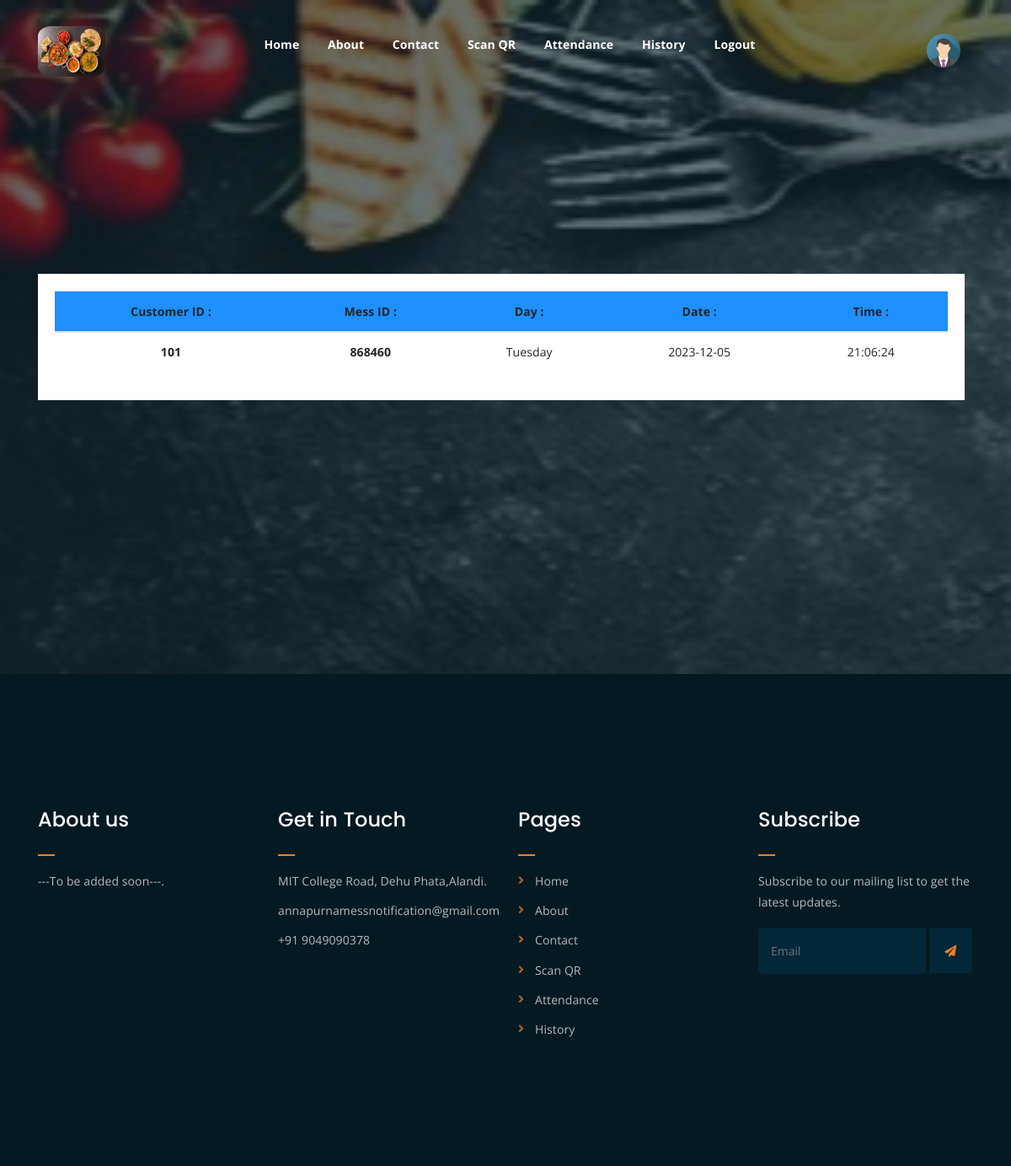
The app's page /user/uattendane.php (signed in) with its own data.
### tables this page shows
CREATE TABLE `signupmess` (
  `id` int(11) NOT NULL,
  `messid` int(10) NOT NULL,
  `mess` varchar(50) NOT NULL,
  `mobile` varchar(11) NOT NULL,
  `email` varchar(50) NOT NULL,
  `email_password` varchar(255) NOT NULL,
  `password` varchar(100) NOT NULL,
  `address` varchar(50) NOT NULL,
  `city` varchar(50) NOT NULL,
  `state` varchar(50) NOT NULL,
  `pincode` int(11) NOT NULL,
  `date` date NOT NULL,
  `time` time NOT NULL,
  `description` varchar(255) NOT NULL,
  `image` varchar(50) NOT NULL,
  `logo` varchar(250) NOT NULL,
  `bg` varchar(250) NOT NULL,
  `monthly` int(11) NOT NULL,
  `coupon` int(11) NOT NULL,
  `monthly_onetime` int(11) NOT NULL,
  `coupon_onetime` int(11) NOT NULL,
  `Non_veg` varchar(10) NOT NULL,
  `about` varchar(2000) NOT NULL,
  `token` varchar(50) NOT NULL,
  `otp` int(11) NOT NULL,
  `status` varchar(50) NOT NULL,
  `hstatus` varchar(50) NOT NULL
);

CREATE TABLE `user` (
  `id` int(11) NOT NULL,
  `messid` int(11) NOT NULL,
  `userid` int(10) NOT NULL,
  `name` varchar(250) NOT NULL,
  `mobile` varchar(12) NOT NULL,
  `email` varchar(250) NOT NULL,
  `password` varchar(250) NOT NULL,
  `image` varchar(100) NOT NULL,
  `messtype` varchar(100) NOT NULL,
  `time` varchar(100) NOT NULL,
  `foodtype` varchar(200) NOT NULL,
  `address` varchar(250) NOT NULL,
  `joining_date` varchar(100) NOT NULL,
  `start_date` varchar(100) NOT NULL,
  `end_date` varchar(100) NOT NULL,
  `point` int(11) NOT NULL,
  `payment` int(11) NOT NULL,
  `paid` int(11) NOT NULL,
  `payment_status` varchar(100) NOT NULL,
  `token` varchar(250) NOT NULL,
  `mstatus` varchar(100) NOT NULL,
  `status` varchar(100) NOT NULL
);

CREATE TABLE `attendance` (
  `id` int(11) NOT NULL,
  `userid` varchar(50) NOT NULL,
  `name` varchar(200) NOT NULL,
  `messid` int(11) NOT NULL,
  `date` date NOT NULL,
  `day` varchar(50) NOT NULL,
  `time` time NOT NULL,
  `Accept_status` int(11) NOT NULL
);

### user/usession.php (called while the page is built, shortened)
  <?php
include'database/dbcon.php';
$userid=$_SESSION['userid'];
$messid=$_SESSION['messid'];
$emailquery =" select * from user where userid ='$userid' ";
$query = mysqli_query($con, $emailquery);
$emailcount = mysqli_num_rows($query);
if($emailcount)
{
$userdata = mysqli_fetch_assoc($query);
$image = $userdata['image'];
}
$emailquery =" select * from signupmess where messid ='$messid' ";
$query = mysqli_query($con, $emailquery);
$emailcount = mysqli_num_rows($query);
if($emailcount)
{
$userdata = mysqli_fetch_assoc($query);
$messimage = $userdata['image'];
$messemail = $userdata['email'];
$messaddress = $userdata['address'];
$messabout = $userdata['about'];
$messmobile = $userdata['mobile'];
}
?>

### user/uattendane.php (the view, shortened to what this page needs)
<?php include'uheader.php'?>
<div class="hero-area hero-bg">
		<div class="container">
			<div class="row">
				<div class="col-lg-12 offset-lg-0 text-center">
					<div class="hero-text">
						<div class="hero-text-tablecell">
                        <div class="container1">
                        <table class="table">
                                <thead style="background-color:DodgerBlue;position: sticky;top: 0;">
                                    <tr>
                                        <th scope="col">Customer ID :</th>
                                        <th scope="col">Mess ID :</th>
                                        <th scope="col">Day :</th>
                                        <th scope="col">Date :</th>
                                        <th scope="col">Time :</th>
                                    </tr>
                                </thead>
                                <tbody>
                                    <?php
                                    include'database/dbcon.php';
                                    $stdate =date('Y-m-d');
                                    $messid=$_SESSION['messid'];
                                    $userid=$_SESSION['userid'];
                                    $ltdate = date("Y-m-d" ,strtotime($stdate . " - 30 days"));
                                    $query = "SELECT * FROM attendance where messid ='$messid' and userid='$userid' and date between '$ltdate' and '$stdate' order by date DESC";
                                    $result = mysqli_query($con,$query);
                                    while($row = mysqli_fetch_array($result)){
                                      ?>
                                    <tr>
                                        <th scope="row"><?php echo $row['userid'];?></th>
                                        <th scope="row"><?php echo $row['messid'];?></th>
                                        <td><?php echo $row['day'];?></td>
                                        <td><?php echo $row['date'];?></td>
                                        <td><?php echo $row['time'];?></td>
                                    </tr>
                                    <?php
                                    }
                                    ?>
                                </tbody>
                            </table>
                            </div>
                        </div>
					</div>
				</div>
			</div>
		</div>
	</div>
<?php include 'ufooter.php'?>

### user/uheader.php (shortened to what this page needs)
<?php include'usession.php'?>
<!DOCTYPE html>
<html lang="en">
<head>
	<link rel="stylesheet" href="assets/css/all.min.css">
	<link rel="stylesheet" href="assets/bootstrap/css/bootstrap.min.css">
	<link rel="stylesheet" href="assets/css/owl.carousel.css">
	<link rel="stylesheet" href="assets/css/magnific-popup.css">
	<link rel="stylesheet" href="assets/css/animate.css">
	<link rel="stylesheet" href="assets/css/meanmenu.min.css">
	<link rel="stylesheet" href="assets/css/main.css">
	<link rel="stylesheet" href="assets/css/responsive.css">
</head>
<body>
	<div class="top-header-area" id="sticker">
		<div class="container">
			<div class="row">
				<div class="col-lg-12 col-sm-12 text-center">
					<div class="main-menu-wrap">
						<div class="site-logo">
							<a href="uindex.php">
								<img src="<?php echo $messimage?>" alt="" style="width:80px;height:60px; border-radius: 20%;">
							</a>
						</div>
						<nav class="main-menu">
							<ul>
								<li><a href="uindex.php" class="current-list-item">Home</a></li>
								<li><a href="uabout.php">About</a></li>
								<li><a href="ucontact.php">Contact</a></li>
								<li><a href="uscan.php">Scan QR</a></li>
								<li><a href="uattendane.php">Attendance</a></li>
								<li><a href="uhistory.php">History</a></li>
                                <li><a href="ulogout.php">Logout</a></li>
								<li>
									<div class="header-icons">
                                        <a href='uprofilepop.php?userid=<?php echo $userid?>'><img src="<?php echo $image;?>" alt="" style="width:40px;height:40px; border-radius: 50%;"></a>
									</div>
								</li>
							</ul>
						</nav>
					</div>
				</div>
			</div>
		</div>
	</div>

### user/ufooter.php (shortened to what this page needs)
<div class="footer-area">
		<div class="container">
			<div class="row">
				<div class="col-lg-3 col-md-6">
					<div class="footer-box about-widget">
						<h2 class="widget-title">About us</h2>
						<p><?php echo $messabout?>.</p>
					</div>
				</div>
				<div class="col-lg-3 col-md-6">
					<div class="footer-box get-in-touch">
						<h2 class="widget-title">Get in Touch</h2>
						<ul>
							<li><?php echo $messaddress?>.</li>
							<li><?php echo $messemail?></li>
							<li>+91 <?php echo $messmobile?></li>
						</ul>
					</div>
				</div>
				<div class="col-lg-3 col-md-6">
					<div class="footer-box pages">
						<h2 class="widget-title">Pages</h2>
						<ul>
						<li><a href="uindex.php" class="current-list-item">Home</a></li>
								<li><a href="uabout.php">About</a></li>
								<li><a href="ucontact.php">Contact</a></li>
								<li><a href="uscan.php">Scan QR</a></li>
								<li><a href="uattendane.php">Attendance</a></li>
								<li><a href="uhistory.php">History</a></li>
						</ul>
					</div>
				</div>
				<div class="col-lg-3 col-md-6">
					<div class="footer-box subscribe">
						<h2 class="widget-title">Subscribe</h2>
						<p>Subscribe to our mailing list to get the latest updates.</p>
						<form action="index.html">
							<input type="email" placeholder="Email">
							<button type="submit"><i class="fas fa-paper-plane"></i></button>
						</form>
					</div>
				</div>
			</div>
		</div>
	</div>

### user/assets/css/main.css (style rules this page uses)
html { font-size: 14px; font-weight: 400; line-height: 28px; height: 100%; }
body { font-family: "Open Sans", sans-serif; font-weight: 400; font-size: 1rem; letter-spacing: 0.1px; line-height: 1.8; color: #051922; overflow-x: hidden; }
body img { max-width: 100%; }
a { cursor: pointer; text-decoration: none; -webkit-transition: all 0.2s ease-in-out; -o-transition: all 0.2s ease-in-out; transition: all 0.2s ease-in-out; }
h1, .h1, h2, .h2, h3, .h3, h4, .h4, h5, .h5, h6, .h6 { font-family: "Poppins", sans-serif; font-weight: 700; margin: 0 0 1.25rem 0; color: #051922; }
h2, .h2 { font-size: 3rem; font-weight: 700; line-height: 3.25rem; }
p { font-family: "Open Sans", sans-serif; font-weight: 400; font-size: 1rem; letter-spacing: 0.1px; line-height: 1.8; color: #051922; margin: 0 0 1.25rem 0; }
p:last-child { margin: 0; }
.top-header-area { position: absolute; z-index: 999; width: 100%; padding: 25px 0; }
nav.main-menu ul { margin: 0; padding: 0; list-style: none; }
nav.main-menu ul li { display: inline-block; }
nav.main-menu ul li a { color: #fff; font-weight: 700; display: block; padding: 15px; }
nav.main-menu ul > li { position: relative; }
nav.main-menu ul li:last-child a { display: inline-block; }
nav.main-menu > ul li:last-child { float: right; }
.site-logo { float: left; max-width: 150px; }
.main-menu-wrap { position: relative; }
.header-icons a { color: #fff; display: inline-block; padding: 10px; }
.site-logo { padding: 6px 0; }
nav.main-menu li a { -webkit-transition: 0.3s; -o-transition: 0.3s; transition: 0.3s; }
.top-header-area .header-icons a { -webkit-transition: 0.3s; -o-transition: 0.3s; transition: 0.3s; }
.top-header-area { -webkit-transition: 0.3s; -o-transition: 0.3s; transition: 0.3s; }
.footer-area { background-color: #051922; color: #fff; padding: 150px 0; }
h2.widget-title { font-size: 24px; font-weight: 500; position: relative; padding-bottom: 20px; color: #fff; }
h2.widget-title:after { position: absolute; left: 0; bottom: 0; width: 20px; height: 2px; background-color: #F28123; content: ""; }
.footer-box p { color: #fff; opacity: 0.7; line-height: 1.8; }
.footer-box ul { margin: 0; padding: 0; list-style: none; }
.footer-box ul li { opacity: 0.7; margin-bottom: 10px; line-height: 1.8; }
.footer-box ul li:last-child { margin-bottom: 0; }
.footer-box.subscribe form input[type=email] { border: none; background-color: #012738; width: 78%; padding: 15px; border-top-left-radius: 5px; border-bottom-left-radius: 5px; color: #fff; }
.footer-box.subscribe form button { width: 20%; border: none; background-color: #012738; color: #F28123; padding: 14px 0; border-top-right-radius: 3px; border-bottom-right-radius: 3px; cursor: pointer; }
.footer-box ul li a { color: #fff; }
.footer-box.pages ul li { position: relative; padding-left: 20px; }
.footer-box.pages ul li:before { position: absolute; left: 0; top: 0; content: "\f105"; font-family: "Font Awesome 5 Free"; font-weight: 900; color: #F28123; }
.footer-box.pages ul li a { -webkit-transition: 0.3s; -o-transition: 0.3s; transition: 0.3s; }
.footer-box.subscribe form button { -webkit-transition: 0.3s; -o-transition: 0.3s; transition: 0.3s; }
.hero-text { display: table; height: 100%; }
.hero-text-tablecell { display: table-cell; }
.hero-area { height: 100%; position: relative; z-index: 1; }
html, body { height: 100%; }
.hero-area:after { position: absolute; left: 0; top: 0; width: 100%; height: 100%; content: ""; background-color: #07212e; z-index: -1; opacity: 0.6; }
.hero-area div { height: 100%; }
.hero-area div.hero-text { height: 100%; width: 100%; }
.hero-area div.hero-text-tablecell { height: auto; vertical-align: middle; }
.hero-area div.hero-text-tablecell div { height: auto; vertical-align: middle; }
thead { border-bottom: 1px solid #eee; }

### records on screen
signupmess: image (picture), about "---To be added soon---", address "MIT College Road, Dehu Phata,Alandi", email "annapurnamessnotification@gmail.com", mobile "9049090378"
user: image (placeholder picture)
attendance: userid "101", messid "868460", day "Tuesday", date "2023-12-05", time "21:06:24"
